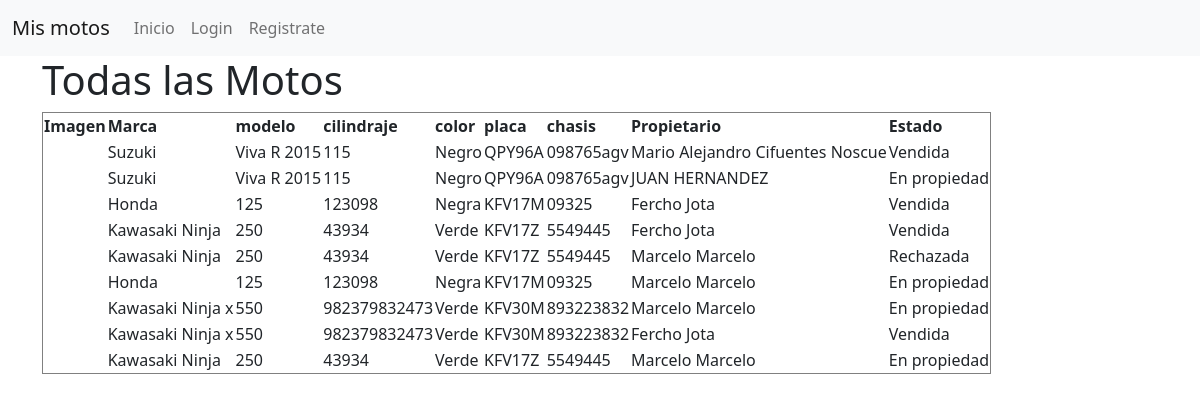
The page / on the database its author committed.
### apps/motos/models.py (models this page shows, shortened)
class Historial(models.Model):
    moto = models.ForeignKey(Moto, on_delete=models.CASCADE)
    propietario = models.ForeignKey(Persona, on_delete=models.PROTECT)
    estado = models.CharField(max_length=20, choices= estados, default='En propiedad')

class Moto(models.Model):
    marca = models.CharField(max_length=100)
    modelo = models.CharField(max_length=100)
    cilindraje = models.IntegerField()
    foto_moto = models.ImageField(upload_to='fotos_motos', null=True, blank=True)
    color = models.CharField(max_length=100)
    placa = models.CharField(unique=True, max_length=100)
    chasis = models.CharField(unique=True, max_length=100)

class Persona(models.Model):
    nombres = models.CharField(max_length=100)
    apellidos = models.CharField(max_length=100)
    foto  = models.ImageField(upload_to='fotos_usuarios', null=True, blank=True)
    cedula = models.IntegerField(unique=True)
    telefono = models.IntegerField(null=True, blank=True)
    dirección = models. CharField(max_length=100)
    ciudad = models.CharField(max_length=100)
    id_usuario = models.OneToOneField(User, on_delete=models.CASCADE)
    def __str__(self):
        return self.nombres + " " + self.apellidos

### apps/motos/views.py (the view)
# urls.py: path('', motos_view, name='motos'),
def motos_view(request):
    lista = Historial.objects.filter()
    return render(request, 'motos/motos.html', locals())

### apps/contexto_procesador.py (called while the page is built)
def numero_traspasos(request):
    try:
        noti = Historial.objects.filter(estado = 'Pendiente new', propietario__id_usuario = request.user).count()
        if noti == 0:
            noti = ""
    except:
        noti = 0
    return noti

def my_processor(request):
        context = {'ctx_noti': numero_traspasos(request),}
        return context

### templates/motos/motos.html
{% extends 'base.html' %} {% block contenido %}
<h1>Todas las Motos</h1>
<table border="1">
    <tr>
        <th>Imagen</th>
        <th>Marca</th>
        <th>modelo</th>
        <th>cilindraje</th>
        <th>color</th>
        <th>placa</th>
        <th>chasis</th>
        <th>Propietario</th>
        <th>Estado</th>
    </tr>
    {% for l in lista %}
    <tr>
        <td>{{ l.moto.fotos_motos }} <img src="/media/{{ object.fotos_motos }}" alt=""></td>
        <td>{{ l.moto.marca }}</td>
        <td>{{ l.moto.modelo }}</td>
        <td>{{ l.moto.cilindraje }}</td>
        <td>{{ l.moto.color }}</td>
        <td>{{ l.moto.placa }}</td>
        <td>{{ l.moto.chasis }}</td>
        <td>{{ l.propietario }}</td>
        <td>{{ l.estado }}</td>
    </tr>
    {% endfor %}
</table>
{% endblock contenido %}

### templates/base.html (shortened to what this page needs)
<!doctype html>
<html lang="en">
<head>
    <link rel="stylesheet" href="https://cdn.jsdelivr.net/npm/bootstrap@5.0.2/dist/css/bootstrap.min.css">
</head>
<body>
    <nav class="navbar navbar-expand-lg navbar-light bg-light">
        <div class="container-fluid">
            <a class="navbar-brand" href="{% url 'mis_motos'%}">Mis motos</a>
            <div class="collapse navbar-collapse" id="navbarSupportedContent">
                <ul class="navbar-nav me-auto mb-2 mb-lg-0">
                    <li class="nav-item">
                        <a class="nav-link" href="{% url 'motos' %}">Inicio</a>
                    </li>
                    <li class="nav-item">
                        {% if request.user.is_authenticated %}
                        <a class="nav-link" href="{% url 'logout' %}">Logout</a> {% else %}
                        <a class="nav-link" href="{% url 'login' %}">Login</a> {% endif %}
                    </li>
                    {% if request.user.is_authenticated %}
                    <li class="nav-item">{{ request.user }}</li>
                    {% else %}
                    <li class="nav-item">
                        <a class="nav-link" href="{% url 'registro' %}">Registrate</a>
                    </li>
                    {% endif %}
                </ul>
            </div>
        </div>
    </nav>
    <div class="container">
        {% block contenido %} {% endblock contenido %}
    </div>
</body>
</html>

### rows shown on the page
Historial: moto.marca "Suzuki", moto.modelo "Viva R 2015", moto.cilindraje "115", moto.color "Negro", moto.placa "QPY96A", moto.chasis "098765agv", propietario "Mario Alejandro Cifuentes Noscue", estado "Vendida"
Historial: moto.marca "Suzuki", moto.modelo "Viva R 2015", moto.cilindraje "115", moto.color "Negro", moto.placa "QPY96A", moto.chasis "098765agv", propietario "JUAN HERNANDEZ", estado "En propiedad"
Historial: moto.marca "Honda", moto.modelo "125", moto.cilindraje "123098", moto.color "Negra", moto.placa "KFV17M", moto.chasis "09325", propietario "Fercho Jota", estado "Vendida"
Historial: moto.marca "Kawasaki Ninja", moto.modelo "250", moto.cilindraje "43934", moto.color "Verde", moto.placa "KFV17Z", moto.chasis "5549445", propietario "Fercho Jota", estado "Vendida"
Historial: moto.marca "Kawasaki Ninja", moto.modelo "250", moto.cilindraje "43934", moto.color "Verde", moto.placa "KFV17Z", moto.chasis "5549445", propietario "Marcelo Marcelo", estado "Rechazada"
Historial: moto.marca "Honda", moto.modelo "125", moto.cilindraje "123098", moto.color "Negra", moto.placa "KFV17M", moto.chasis "09325", propietario "Marcelo Marcelo", estado "En propiedad"
Historial: moto.marca "Kawasaki Ninja x", moto.modelo "550", moto.cilindraje "982379832473", moto.color "Verde", moto.placa "KFV30M", moto.chasis "893223832", propietario "Marcelo Marcelo", estado "En propiedad"
Historial: moto.marca "Kawasaki Ninja x", moto.modelo "550", moto.cilindraje "982379832473", moto.color "Verde", moto.placa "KFV30M", moto.chasis "893223832", propietario "Fercho Jota", estado "Vendida"
Historial: moto.marca "Kawasaki Ninja", moto.modelo "250", moto.cilindraje "43934", moto.color "Verde", moto.placa "KFV17Z", moto.chasis "5549445", propietario "Marcelo Marcelo", estado "En propiedad"
